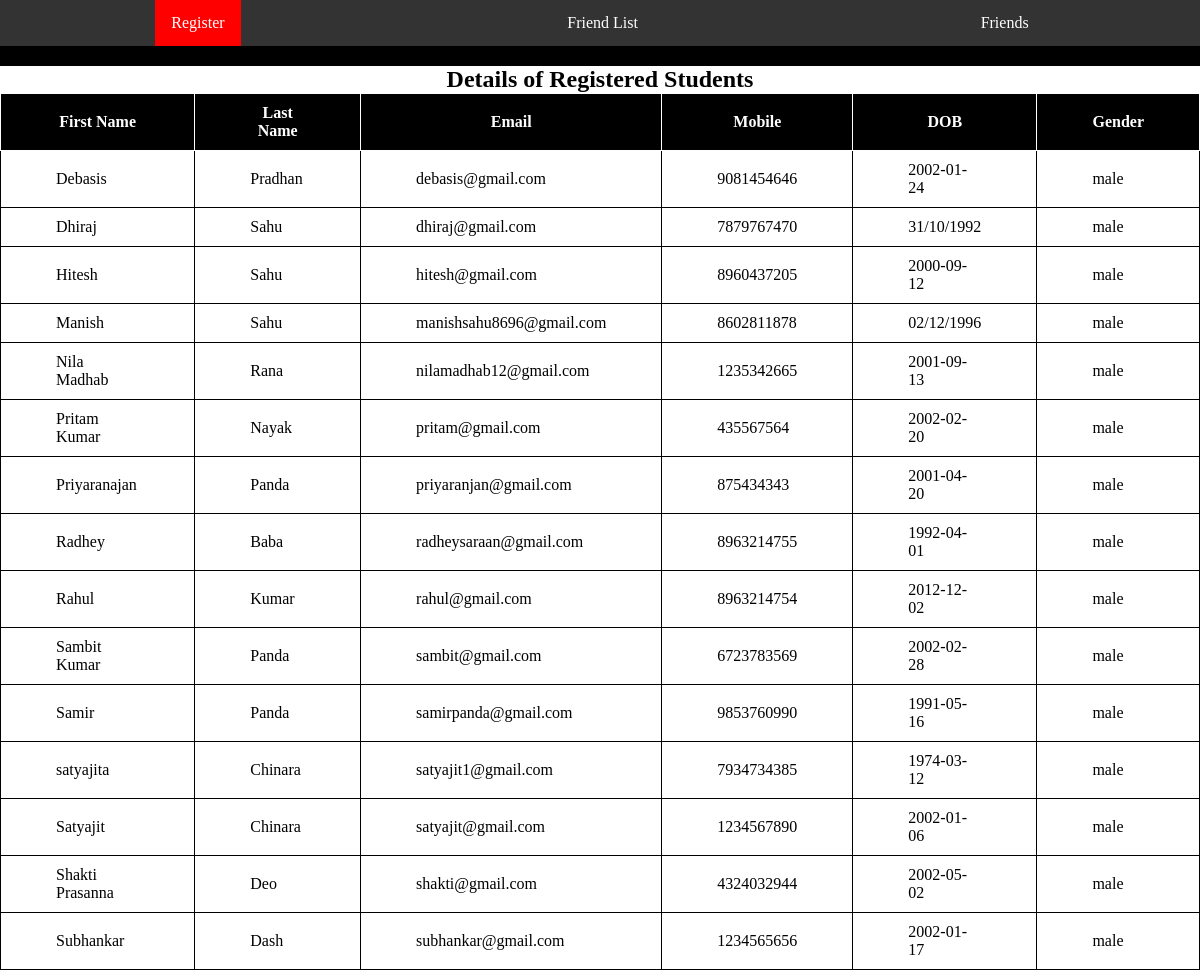
/admin/admin.php, run on the app's committed database.
### tables this page shows
CREATE TABLE `register` (
  `fname` varchar(50) NOT NULL,
  `lname` varchar(50) NOT NULL,
  `email` varchar(50) NOT NULL,
  `password` varchar(15) NOT NULL,
  `mobile` varchar(10) NOT NULL,
  `dob` varchar(20) NOT NULL,
  `gender` varchar(20) NOT NULL,
  `image` varchar(50) NOT NULL
);

### admin/admin.php (the view, shortened to what this page needs)
<?php
    require_once('db.php');
    $query = "select * from register";
    $result = mysqli_query($conn, $query);
?>
<!DOCTYPE html>
<html lang="en">
<head>
    <link rel="stylesheet" href="admin.css">
</head>
<body class="bg-dark">
    <header>
        <nav>
            <ul>
                <li><a href="#home" class="active">Register</a></li>
                <li><a href="friend_list.php">Friend List</a></li>
                <li><a href="friends.php">Friends</a></li>
            </ul>
        </nav>
    </header>
    <div class="container">
        <div class="row">
            <div class="card">
                <div class="card-body">
                    <table>
                        <h2 class="display-6 text-center">Details of Registered Students</h2>
                        <tr class="bg-dark heading" >
                            <th>First Name</th>
                            <th>Last Name</th>
                            <th>Email</th>
                            <th>Mobile</th>
                            <th>DOB</th>
                            <th>Gender</th>
                        </tr>
                        <tr>
                            <?php
                                while($row = mysqli_fetch_assoc($result)) {
                                ?>
                                    <td><?php echo $row['fname'] ?></td>
                                    <td><?php echo $row['lname'] ?></td>
                                    <td><?php echo $row['email'] ?></td>
                                    <td><?php echo $row['mobile'] ?></td>
                                    <td><?php echo $row['dob'] ?></td>
                                    <td><?php echo $row['gender'] ?></td>
                                </tr>
                                <?php
                                }
                            ?>
                    </table>
                </div>
            </div>
        </div>
    </div>
</body>
</html>

### admin/admin.css (style rules this page uses)
* { margin: 0; padding: 0; box-sizing: border-box; }
nav ul { list-style: none; overflow: hidden; background: #333; display: flex; justify-content: space-around; }
li a { color: white; padding: 14px 16px; text-align: center; text-decoration: none; display: inline-block; }
a.active { background: red; }
.bg-dark { background: black; color: white; }
.card { display: flex; justify-content: center; align-items: center; flex-direction: column; }
.display-6 { margin-top: 20px; background: white; color: black; }
.text-center { text-align: center; }
table { border-radius: 20pxsa; background: white; color: black; border: 1px solid black; border-collapse: collapse; }
table th { margin: 15px; padding: 10px 55px; border: 1px solid white; }
table td { margin: 15px; padding: 10px 55px; border: 1px solid black; }

### data on the page
register: fname "Debasis", lname "Pradhan", email "debasis@gmail.com", mobile "9081454646", dob "2002-01-24", gender "male"
register: fname "Dhiraj", lname "Sahu", email "dhiraj@gmail.com", mobile "7879767470", dob "31/10/1992", gender "male"
register: fname "Hitesh", lname "Sahu", email "hitesh@gmail.com", mobile "8960437205", dob "2000-09-12", gender "male"
register: fname "Manish", lname "Sahu", email "manishsahu8696@gmail.com", mobile "8602811878", dob "02/12/1996", gender "male"
register: fname "Nila Madhab", lname "Rana", email "nilamadhab12@gmail.com", mobile "1235342665", dob "2001-09-13", gender "male"
register: fname "Pritam Kumar", lname "Nayak", email "pritam@gmail.com", mobile "435567564", dob "2002-02-20", gender "male"
register: fname "Priyaranajan", lname "Panda", email "priyaranjan@gmail.com", mobile "875434343", dob "2001-04-20", gender "male"
register: fname "Radhey", lname "Baba", email "radheysaraan@gmail.com", mobile "8963214755", dob "1992-04-01", gender "male"
register: fname "Rahul", lname "Kumar", email "rahul@gmail.com", mobile "8963214754", dob "2012-12-02", gender "male"
register: fname "Sambit Kumar", lname "Panda", email "sambit@gmail.com", mobile "6723783569", dob "2002-02-28", gender "male"
register: fname "Samir", lname "Panda", email "samirpanda@gmail.com", mobile "9853760990", dob "1991-05-16", gender "male"
register: fname "satyajita", lname "Chinara", email "satyajit1@gmail.com", mobile "7934734385", dob "1974-03-12", gender "male"
register: fname "Satyajit", lname "Chinara", email "satyajit@gmail.com", mobile "1234567890", dob "2002-01-06", gender "male"
register: fname "Shakti Prasanna", lname "Deo", email "shakti@gmail.com", mobile "4324032944", dob "2002-05-02", gender "male"
register: fname "Subhankar", lname "Dash", email "subhankar@gmail.com", mobile "1234565656", dob "2002-01-17", gender "male"
